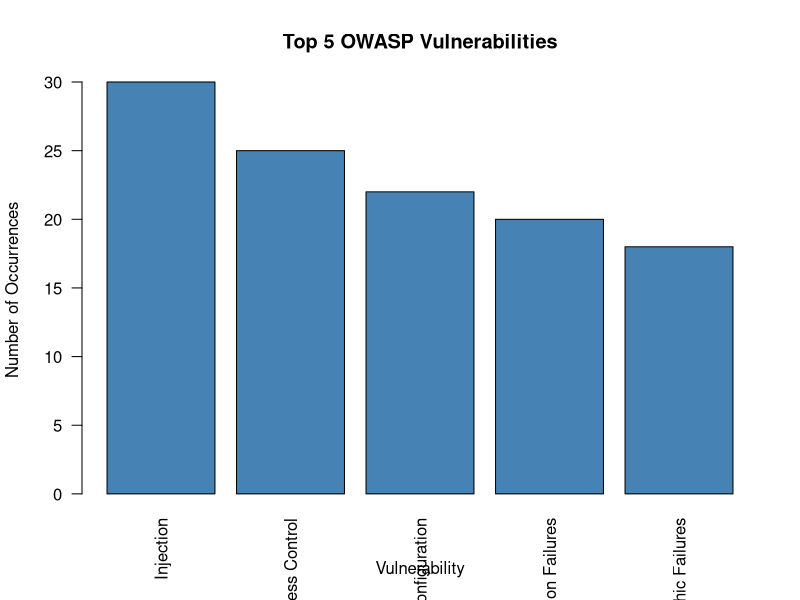

This chart was generated by the following R code:
# Q13: OWASP Vulnerability Analysis

owasp <- data.frame(
  Vulnerability = c(
    "Broken Access Control",
    "Cryptographic Failures",
    "Injection",
    "Insecure Design",
    "Security Misconfiguration",
    "Vulnerable Components",
    "Authentication Failures",
    "Software Integrity Failures",
    "Logging Failures",
    "SSRF"
  ),
  Occurrences = c(
    25, 18, 30, 15, 22,
    12, 20, 8, 10, 6
  )
)

print(owasp)

# Identify most frequent vulnerability
most_frequent <- owasp[
  which.max(owasp$Occurrences),
]

cat("\nMost Frequently Occurring Vulnerability:\n")
print(most_frequent)

# Sort vulnerabilities
sorted_owasp <- owasp[
  order(-owasp$Occurrences),
]

# Select top five
top_five <- head(sorted_owasp, 5)

cat("\nTop Five Vulnerabilities:\n")
print(top_five)

# Bar chart
barplot(
  top_five$Occurrences,
  names.arg = top_five$Vulnerability,
  main = "Top 5 OWASP Vulnerabilities",
  xlab = "Vulnerability",
  ylab = "Number of Occurrences",
  las = 2,
  col = "steelblue"
)
